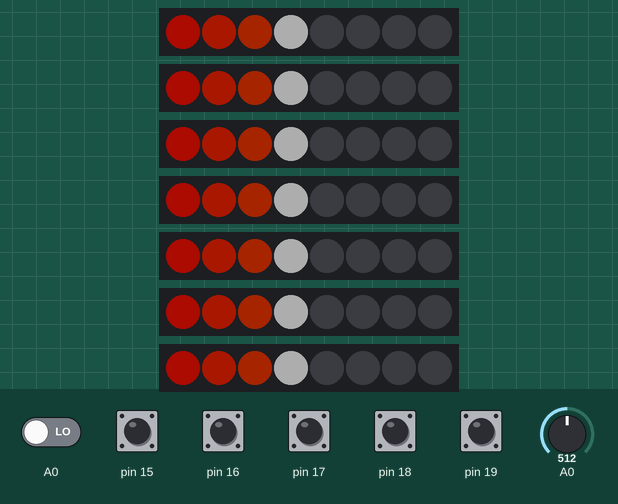
This sketch was run on a simulated Arduino Uno, built with avr-gcc and run on an emulated ATmega328P. On the bench: 7 × 8 RGB LEDs in strip order, left to right. The test bench sets the inputs (shaded band); at power-on: pin 15–19 HIGH, A0 LOW, A0 = 512. Dim RGB values are drawn brighter than linear; what the sketch prints to the serial monitor is not drawn.

Above: at 1.2 s.
1.3 s: A0 set to 672
At 4.0 s:
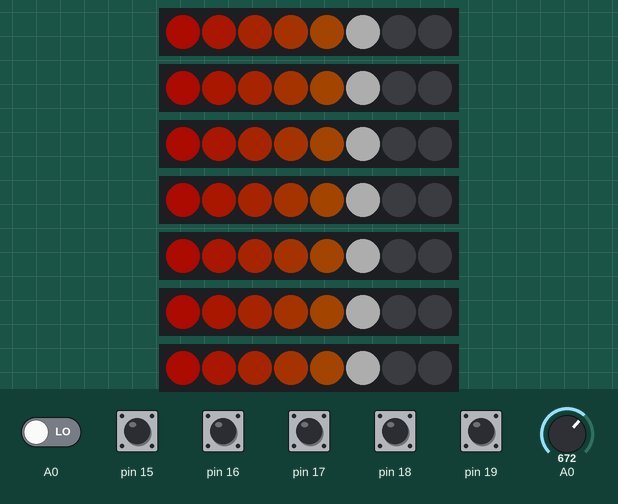
4.3 s: A0 set to 695
At 6.5 s:
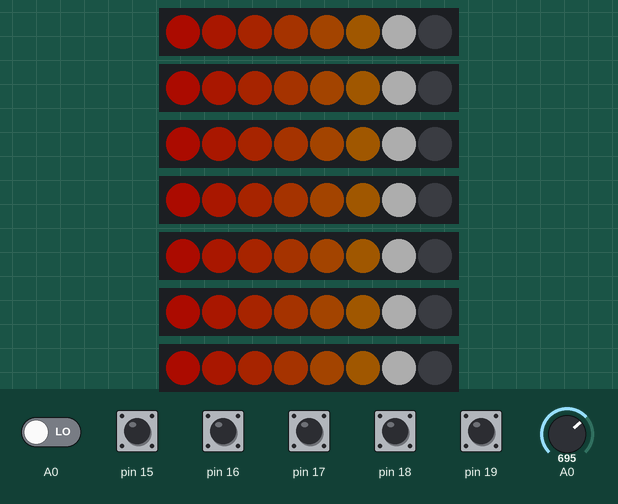
7.3 s: A0 set to 190
At 8.6 s:
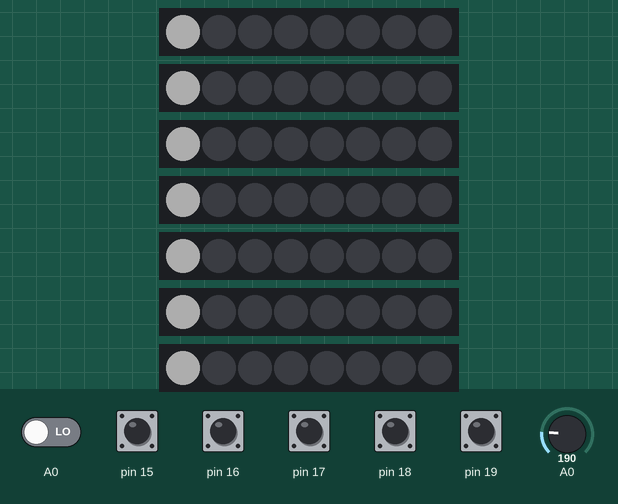
8.9 s: A0 set to 1023
At 9.8 s:
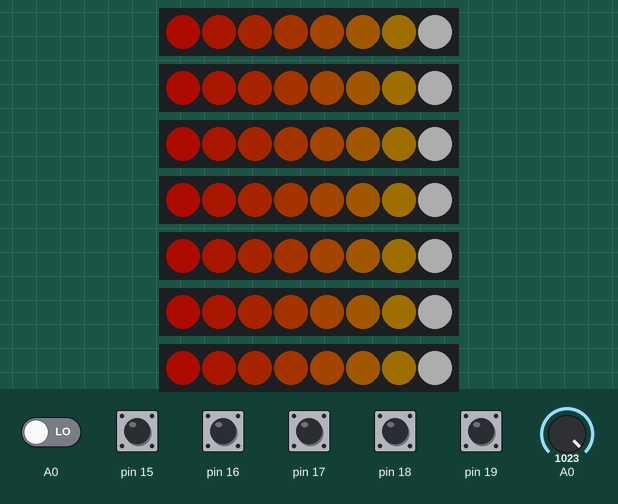
11.9 s: A0 set to 900
At 12.4 s:
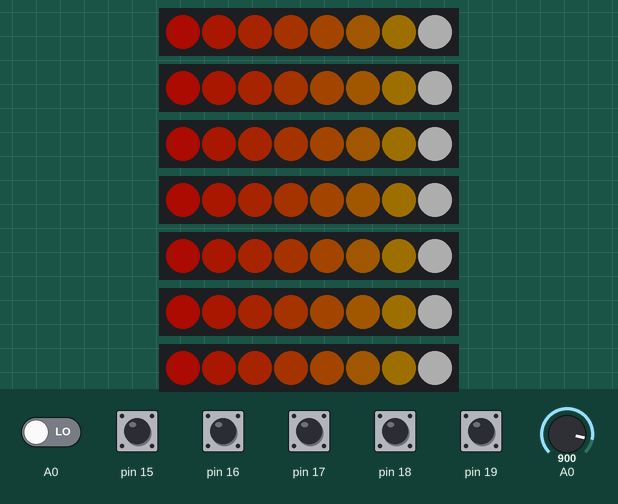
14.9 s: A0 set to 757
At 15.9 s:
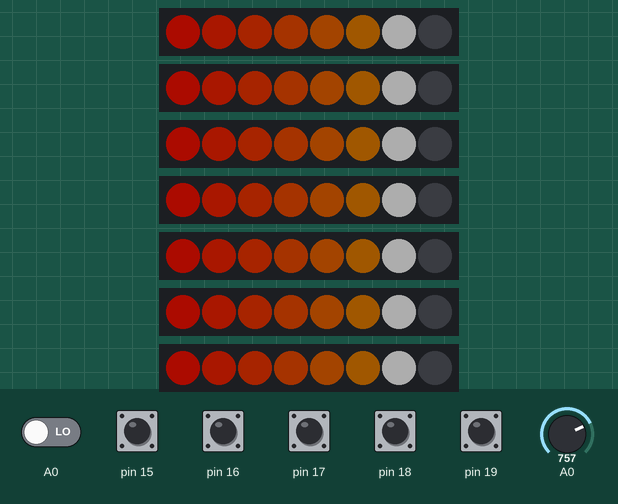
Timing chart, 0 to 17.9 s (numbered marks = the images above; inputs shaded):
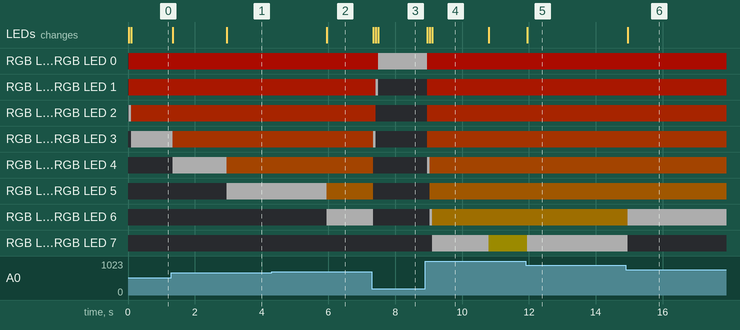

The sketch:

audio_visualizer.ino
```cpp
#include <Adafruit_NeoPixel.h>
#define NUMPIXELS 8
#define strobePin 6
#define resetPin 5

Adafruit_NeoPixel pixels[7];
float values[8];
int first_set_count = 0;

int rgbValue = 0;
unsigned int SAMPLE = 2;
unsigned int brightness = 5;
int edgeLight = 1;
unsigned int sensitivity = 9;
unsigned int noise_level = 200;

void setup()
{
  // enable leds output
  DDRD |= 0b11100000;
  DDRB |= 0x00111111;
  for (int i = 7; i <= 13; ++i) {
    values[i - 7] = 0;
    pixels[i - 7] = Adafruit_NeoPixel(NUMPIXELS, 13 - (i - 7),
              NEO_GRB + NEO_KHZ800);
    pixels[i - 7].begin();
  }

  // enable input for master button
  PCICR |= 0b00000010;
  // A1 interrupt
  PCMSK1 |= 0b00000010;
  // enable input butttons
  DDRC = 0x00;
  // enable pull-up for A2, A3, A4, A5
  PORTC = 0x3E;
  Serial.begin(9600);
}

ISR(PCINT1_vect)
{
  //0b00111100
  int button = PINC;
  if (button == 0b00111100)
    return;
  // general colour
  if (button == 0b00111000) {
    rgbValue += 10;
    if (rgbValue > 767)
      rgbValue -= 767;
    return;
  }
  // sensitivity of signal ++
  if (button == 0b00101100) {
    sensitivity++;
    return;
  }
  // sensitivity of signal --
  if (button == 0b00110100) {
    sensitivity--;
    return;
  }
  // increase threshhold for noise
  if (button == 0b00001100) {
    noise_level += 50;
    if (noise_level > 1023)
      noise_level -= 1023;
    return;
  }
  // decrease threshhold for noise
  if (button == 0b00110000) {
    noise_level -= 50;
    if (noise_level < 0)
      noise_level += 1023;
    return;
  }
  // togle edge light
  if (button == 0b00011100) {
    edgeLight = !edgeLight;
    return;
  }
  // btightness down
  if (button == 0b00000100) {
    brightness++;
    if (brightness > 255)
      brightness = 255;
    return;
  }
  // btightness up
  if (button == 0b00100000) {
    brightness--;
    if (brightness <= 0)
      brightness = 1;
    return;
  }
  // sample down
  if (button == 0b00001000) {
    SAMPLE--;
    first_set_count = 0;
    for (int i = 0; i < 7; ++i) {
      values[i] = 0;
    }
    if (SAMPLE == 0)
      SAMPLE = 1;
    return;
  }
  // sample up
  if (button == 0b00010000) {
    SAMPLE++;
    if (SAMPLE > 20)
      SAMPLE = 20;
    return;
  }
  // full reset settings
  if (button == 0b00000000) {
    sensitivity = 9;
    rgbValue = 0;
    SAMPLE = 1;
    brightness = 1;
    edgeLight = 1;
    noise_level = 200;
    first_set_count = 0;
    for (int i = 0; i < 7; ++i) {
      values[i] = 0;
    }
    return;
  }
}

void showRGB(int stip, int nr_led)
{
  float red;
  float green;
  float blue;
  int saveValue = rgbValue;

  for (int i = 0; i < 8; i++) {
    if (i < nr_led) {
      rgbValue += 15;
      if (rgbValue > 767)
        rgbValue -= 767;
      if (rgbValue < 0)
        rgbValue += 767;
      if (rgbValue <= 255) {
        red = 255 - rgbValue;
        green = rgbValue;
        blue = 0;
      } else if (rgbValue <= 511) {
        red = 0;
        green = 511 - rgbValue;
        blue = rgbValue - 256;
      } else {
        red = rgbValue - 512;
        green = 0;
        blue = 767 - rgbValue;
      }
      pixels[stip].setPixelColor(
        i, pixels[stip].Color(red / brightness,
                  green / brightness,
                  blue / brightness));
    } else {
      if (nr_led == i && edgeLight) {
        pixels[stip].setPixelColor(
          i,
          pixels[stip].Color(255 / brightness,
                 255 / brightness,
                 255 / brightness));
      } else {
        pixels[stip].setPixelColor(
          i, pixels[stip].Color(0, 0, 0));
      }
    }
  }
  pixels[stip].show();
  rgbValue = saveValue;
}
void loop()
{
  if (first_set_count < SAMPLE) {
    first_set_count++;
  }
  Serial.print(" rgbValue = ");
  Serial.print(rgbValue);
  Serial.print(" sensitivity = ");
  Serial.print(sensitivity);
  Serial.print(" noise_level = ");
  Serial.print(noise_level);
  Serial.print(" brightness = ");
  Serial.print(brightness);
  Serial.print(" SAMPLE = ");
  Serial.print(SAMPLE);
  Serial.print("\n");

  digitalWrite(resetPin, HIGH);
  delay(5);
  digitalWrite(resetPin, LOW);
  for (int i = 0; i < 7; i++) {
    digitalWrite(strobePin, LOW);
    delayMicroseconds(35);
    float spectrumValue = analogRead(A0);
    if (spectrumValue <= noise_level) {
      spectrumValue = 0;
    }
    float PWMvalue = map(spectrumValue, 0, 1024, 0, sensitivity);
    if (first_set_count == SAMPLE) {
      values[i] = values[i] - values[i] / SAMPLE +
            PWMvalue / SAMPLE;
    } else {
      values[i] += PWMvalue / SAMPLE;
    }
    showRGB(i, values[i]);
    digitalWrite(strobePin, HIGH);
  }
}
```

Measured:
- the behaviour switches between 682 and 683 on A0 (found by bisection; images 1 and 2)
- after the input at 4.3 s, RGB LED 5, RGB LED 5, RGB LED 5, RGB LED 5, RGB LED 5, RGB LED 5, RGB LED 5: RGB(51, 51, 51) → RGB(33, 18, 0) after 1.7 s; RGB LED 6, RGB LED 6, RGB LED 6, RGB LED 6, RGB LED 6, RGB LED 6, RGB LED 6: off → RGB(51, 51, 51) after 1.7 s; the LEDs: change after 1.7 s (image 2)
- after the input at 7.3 s, RGB LED 0: RGB(48, 3, 0) → RGB(51, 51, 51) after 0.19 s; RGB LED 1: RGB(45, 6, 0) → RGB(51, 51, 51) after 0.11 s, → off 0.08 s later
- after the input at 8.9 s, RGB LED 0: RGB(51, 51, 51) → RGB(48, 3, 0) after 0.05 s; RGB LED 1: off → RGB(45, 6, 0) after 0.05 s
- after the input at 11.9 s, RGB LED 7, RGB LED 7, RGB LED 7, RGB LED 7, RGB LED 7, RGB LED 7, RGB LED 7: RGB(27, 24, 0) → RGB(51, 51, 51) after 0.06 s; the LEDs: change after 0.06 s (image 5)
- after the input at 14.9 s, RGB LED 6, RGB LED 6, RGB LED 6, RGB LED 6, RGB LED 6, RGB LED 6, RGB LED 6: RGB(30, 21, 0) → RGB(51, 51, 51) after 0.06 s; RGB LED 7, RGB LED 7, RGB LED 7, RGB LED 7, RGB LED 7, RGB LED 7, RGB LED 7: RGB(51, 51, 51) → off after 0.06 s; the LEDs: change after 0.06 s (image 6)
